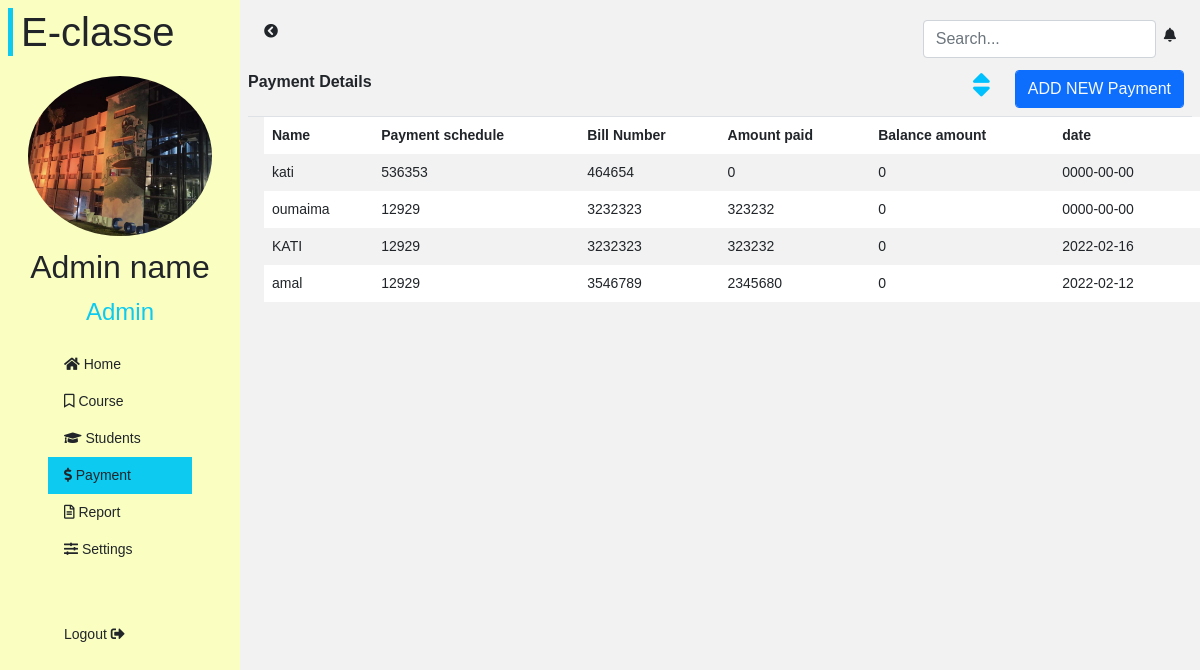
Screenshot of /payement.php with the database file from the repository.
### tables this page shows
CREATE TABLE `payment_details` (
  `id` int(11) NOT NULL,
  `nom` varchar(20) NOT NULL,
  `payment_schedule` varchar(20) NOT NULL,
  `b_Number` int(11) NOT NULL,
  `Amount_paid` float NOT NULL,
  `Balance_amount` float NOT NULL,
  `dat` date NOT NULL
);

### payement.php (the view, shortened to what this page needs)
<?php include_once 'server.php';?>
<!DOCTYPE html>
<html lang="fr">
<head>
    <link href="css/bootstrap.min.css" rel="stylesheet" >
    <link  href="css/dashboord.css" rel="stylesheet">
    <link rel="stylesheet" href="https://cdnjs.cloudflare.com/ajax/libs/font-awesome/5.15.3/css/all.min.css" />
</head>
    <body class="row">
    <main>
        <div class="d-flex" id="dashboard">
        <div class="bg" id="sidebar-dashboard">
        <?php include 'sidebare.php'?>
        </div>
        <div id="page-content-dashboard">
          <div class=" px-0 ">
            <?php include 'navbar.php'?>
          </div>
            <div class=" px-2 ">
                    <div class="d-flex justify-content-between border-bottom">
                      <span class="fs-6 fw-bold text-dark my-2 ">Payment Details</span>
                                <form class="d-flex my-2 ">
                                  <i class="fas fa-sort mx-4 " style="font-size:30px;color:#00C1FE ;" ></i>
                                    <button type="button" class="form-control me-2 btn btn-primary text-light " data-toggle="modal" data-target="#exampleModal">ADD NEW Payment</button>
                                  </form>
                    </div>
              <div class=" table-responsive-sm table-responsive-md">
                <table class="table table-striped  table-borderless table-hover bg-white mx-3 ">
                    <thead>
                        <tr class="bg_table text-table">
                          <th>Name</th>
                          <th class="text-nowrap">Payment schedule</th>
                          <th class="text-nowrap">Bill Number</th>
                          <th class="text-nowrap"> Amount paid</th>
                          <th class="text-nowrap">Balance amount</th>
                          <th>date</th>
                          <th></th>
                        </tr>
                      </thead>
                      <tbody>
          <?php
                    $sql =mysqli_query($conn," select * from payment_details ") ;
                    while($row = mysqli_fetch_array($sql)){
              ?>
                 <tr>
                <td><?php echo $row["nom"]; ?></td>
                <td><?php echo $row["payment_schedule"]; ?></td>
                <td><?php echo $row["b_Number"]; ?></td>
                <td><?php echo $row["Amount_paid"]; ?></td>
                <td><?php echo $row["Balance_amount"]; ?></td>
                <td><?php echo $row["dat"]; ?></td>
                <td></td>
                </tr>
<?php } ?>
                    </tbody>
                </table>
            </div>
    </div>
    </div>
    </div>
   </main>
</body>
</html>

### css/dashboord.css (style rules this page uses)
body { margin: 0; padding: 0; box-sizing: border-box; background: #e5e5e57e; background-size: cover; background-repeat: no-repeat; overflow-x: hidden; font-size: 14px; font-family: 'Montserrat', sans-serif!important; }
.bg { background: #FAFFC1; height: 200vh; }
#sidebar-dashboard { min-height: 100%; margin-left: -240px; }
#page-content-dashboard { min-width: 100%; }
@media (min-width: 768px) { #sidebar-dashboard { margin-left: 0; } }
@media (min-width: 768px) { #page-content-dashboard { min-width: 0; width: 100%; } }

### rows the page displays
payment_details: nom "kati", payment_schedule "536353", b_Number "464654", Amount_paid "0", Balance_amount "0", dat "0000-00-00"
payment_details: nom "oumaima", payment_schedule "12929", b_Number "3232323", Amount_paid "323232", Balance_amount "0", dat "0000-00-00"
payment_details: nom "KATI", payment_schedule "12929", b_Number "3232323", Amount_paid "323232", Balance_amount "0", dat "2022-02-16"
payment_details: nom "amal", payment_schedule "12929", b_Number "3546789", Amount_paid "2345680", Balance_amount "0", dat "2022-02-12"
